Frame 1 (no input): blank canvas, image omitted
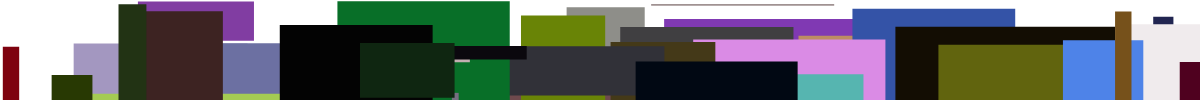
Frame 60 (no input)
Frame 120 (the mouse pressed at the canvas centre since frame 60): identical to frame 60, image omitted

The p5.js sketch that drew this single still picture (run headless with seeded random() and noise() and a simulated clock; from frame 60 on, the mouse is pressed at the canvas centre):

// p5.js sketch
// ── sketch.js
function setup() {
    var body = document.body;
    var w = body.offsetWidth;
    var h = body.offsetHeight;
    var sketchCanvas = createCanvas(w,h);
    console.log(sketchCanvas);
  colorMode(HSB, 360, 100, 100);
  background(255);
  noStroke();
}
function windowResized() {
  var body = document.body;
  var w = body.offsetWidth;
  var h = body.offsetHeight;
  var sketchCanvas = resizeCanvas(w,h);
  background(255);
  number=0
}

var w;
var h;
var xcor;
var ycor;
var number;
var one;
var two;
var three;

number = 0;
function draw() {

 if (number < 50) {
   fill(one, two, three);
   one = random(1, 360);
   two = random(1, 100);
   three = random(1, 100);
   h = random(1, 250);
   w = random(1,250);
   xcor = random(1,width);
   ycor = random(1, height);
   rect(xcor, ycor, h, w);
   number = number + 1;
 }

}

// ── style.css
html, body {
  margin: 0;
  padding: 0;
  height: 100vh;
}
canvas {
  display: block;
}
